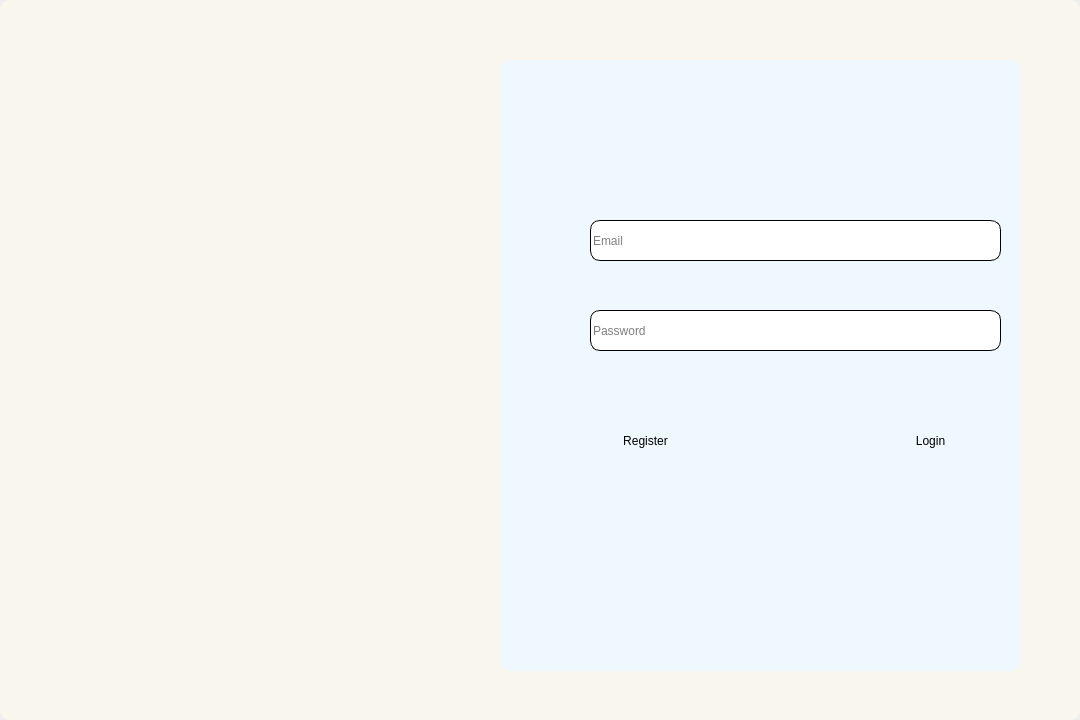
<?xml version="1.0" encoding="UTF-8"?>
<ui version="4.0">
 <class>Form</class>
 <widget class="QWidget" name="Form">
  <property name="geometry">
   <rect>
    <x>0</x>
    <y>0</y>
    <width>1080</width>
    <height>720</height>
   </rect>
  </property>
  <property name="windowTitle">
   <string>Form</string>
  </property>
  <widget class="QWidget" name="widget" native="true">
   <property name="geometry">
    <rect>
     <x>0</x>
     <y>0</y>
     <width>1080</width>
     <height>720</height>
    </rect>
   </property>
   <property name="styleSheet">
    <string notr="true">background-color:rgba(249, 246, 238);
border-radius:10px;
</string>
   </property>
   <widget class="QWidget" name="widget_2" native="true">
    <property name="geometry">
     <rect>
      <x>500</x>
      <y>60</y>
      <width>521</width>
      <height>611</height>
     </rect>
    </property>
    <property name="styleSheet">
     <string notr="true">background-color:rgb(240,248,255);
border-radius:10px;</string>
    </property>
    <widget class="QLineEdit" name="tb1">
     <property name="geometry">
      <rect>
       <x>90</x>
       <y>160</y>
       <width>411</width>
       <height>41</height>
      </rect>
     </property>
     <property name="styleSheet">
      <string notr="true">background-color:white;
color:black;
border : 1px solid black;</string>
     </property>
     <property name="placeholderText">
      <string>Email</string>
     </property>
    </widget>
    <widget class="QPushButton" name="b2">
     <property name="geometry">
      <rect>
       <x>90</x>
       <y>360</y>
       <width>111</width>
       <height>41</height>
      </rect>
     </property>
     <property name="styleSheet">
      <string notr="true">QPushButton#b1{
background-color:blue;
font-size:20px;
}</string>
     </property>
     <property name="text">
      <string>Register</string>
     </property>
    </widget>
    <widget class="QLineEdit" name="tb2">
     <property name="geometry">
      <rect>
       <x>90</x>
       <y>250</y>
       <width>411</width>
       <height>41</height>
      </rect>
     </property>
     <property name="styleSheet">
      <string notr="true">background-color:white;
color:black;
border : 1px solid black;</string>
     </property>
     <property name="placeholderText">
      <string>Password</string>
     </property>
    </widget>
    <widget class="QPushButton" name="b1">
     <property name="geometry">
      <rect>
       <x>380</x>
       <y>360</y>
       <width>101</width>
       <height>41</height>
      </rect>
     </property>
     <property name="styleSheet">
      <string notr="true">QPushButton#b2{
background-color:blue;
font-size:20px;
}</string>
     </property>
     <property name="text">
      <string>Login</string>
     </property>
    </widget>
   </widget>
  </widget>
 </widget>
 <resources/>
 <connections/>
</ui>
